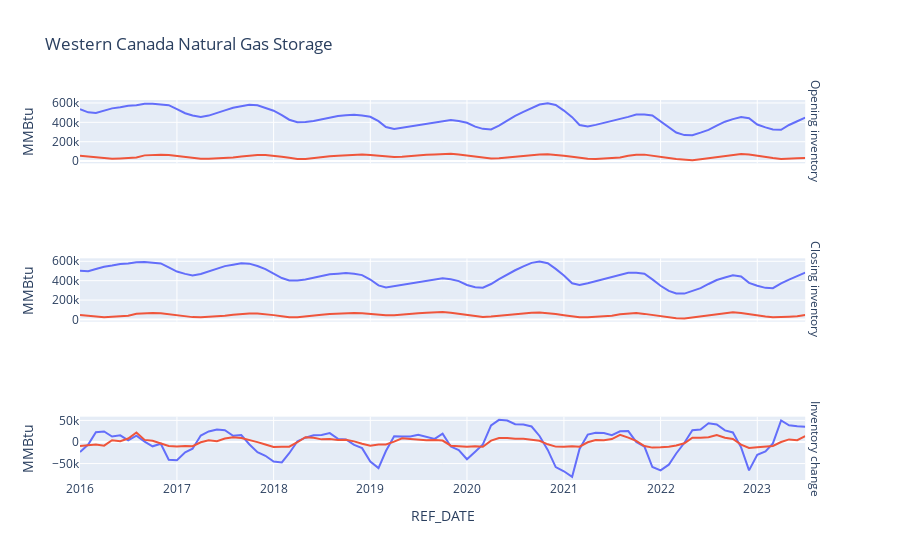

The code cell stored with this chart in its notebook:
### Code cell
import plotly.express as px
fig = px.line(df_copy, x='REF_DATE', y='MMBtu', color='GEO', facet_row='Storage',
              title="Western Canada Natural Gas Storage",
              facet_row_spacing=0.25, facet_col_spacing=0.10, facet_col_wrap=3)

fig.for_each_annotation(lambda a: a.update(text=a.text.split("=")[-1]))
fig.update_yaxes(matches=None)


# Remove the legend
fig.update_traces(showlegend=False)

fig.show()
